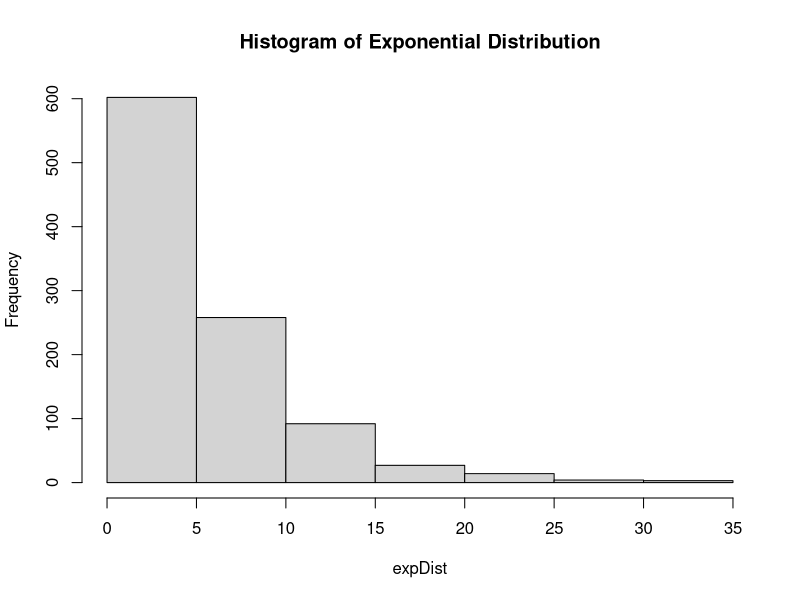
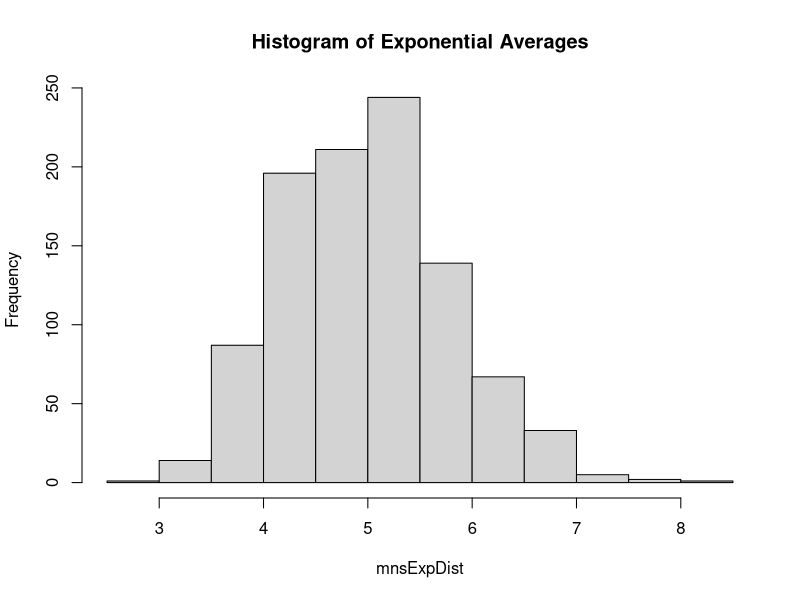
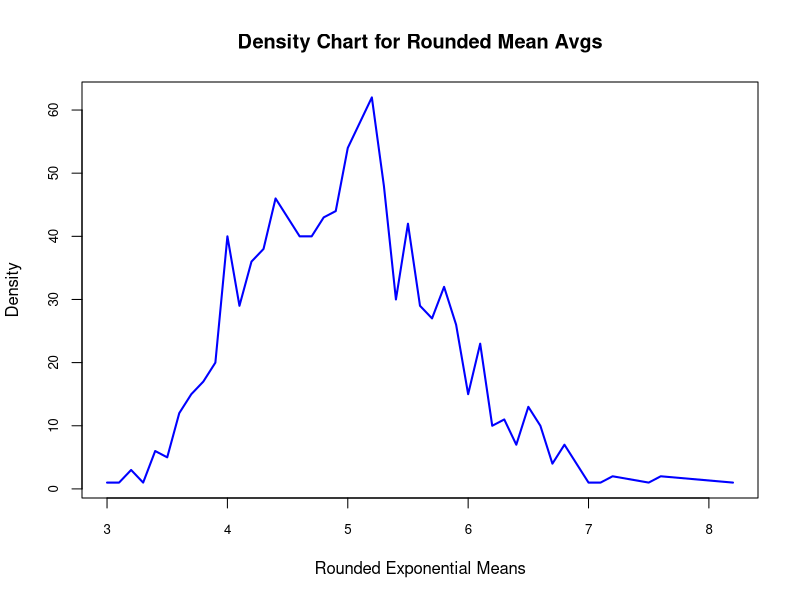

Generate these figures, in order, with R:
## ---- chunk 1
knitr::opts_chunk$set(echo = TRUE)
## ---- chunk 2


# Set parameters for our exponential distribution
n <- 1000 
lambda <- 0.2

set.seed(0)

# Generate 1,000 random deviates for an 
# exponential distribution
expDist <- rexp(n, lambda)

# Check the range of numbers in the distribution
range(expDist)

# Create a histogram of the distribution of exponentials
hist(expDist, main = "Histogram of Exponential Distribution")

## ---- chunk 3
set.seed(0)

# Reset parameters for our exponential distribution
n <- 40
lambda <- 0.2

# Generate a distribution of 1000 averages of 40 
# random deviates for an exponential distribution
# and calculate the variances in each sample
expSample = NULL
mnsExpDist = NULL
varExpDist = NULL
for (i in 1 : 1000) {
  expSample = rexp(n, lambda)
  mnsExpDist = c(mnsExpDist, mean(expSample))
  varExpDist = c(varExpDist, var(expSample))
}

# Create histogram of the distribution of exponential averages
hist(mnsExpDist, main = "Histogram of Exponential Averages")

## ---- chunk 4

# Load libraries
library(knitr)

# Calculate the mean of the exponential distribution
expDistMean <- round(mean(expDist),3)

# Calculate mean of the distribution of exponential averages
mnsDistMean <- round(mean(mnsExpDist),3)

# Calculate hypothetical mean for the exponential distribution
hypoDistMean <- 1/lambda

# Combine means in a row
rowMeans <- rbind(c(expDistMean, mnsDistMean, hypoDistMean))

# Display table of calculated means
kable(rowMeans, caption = "Comparison of Sample and Hypothetical Means", col.names = c("ExponDist","Averages","Hypothetical"), align = 'c')

## ---- chunk 5

# Load libraries
library(knitr)

# Calculate variance of the exponential distribution
expDistVariance <- round(var(expDist),3)

# Calculate variance of the distribution of exponential averages
mnsExpDistVariance <- round(mean(varExpDist),3)

# Calculate hypothetical mean for the exponential distribution
hypoDistVariance <- (1/lambda)^2

# Combine variances in a row
rowVar <- rbind(c(expDistVariance, mnsExpDistVariance, hypoDistVariance))

# Display table of calculated variances
kable(rowVar, caption = "Comparison of Sample and Hypothetical Variances", col.names = c("ExponDist","Averages","Hypothetical"), align = 'c')

## ---- chunk 6

# Standard deviation of distribution
# of exponential averages
sdMns <- sd(mnsExpDist)

# 90 quantile for distribution of 
# exponential averages
mns90quan <- qnorm(0.90, mean = mnsDistMean, sd = sdMns)

# Actual number of random deviates
# below the 90th quantile
sum(mnsExpDist < mns90quan)

# 75 quantile for distribution of 
# exponential averages
mns75quan <- qnorm(0.75, mean = mnsDistMean, sd = sdMns)

# Calculate actual number of random deviates
# below the 75th quantile
sum(mnsExpDist < mns75quan)


## ---- chunk 7

# 95% confidence interval
mnsDistMean + c(-1,1) * qnorm(0.975) * sdMns

# Mean values within the confidence interval
sum(mnsExpDist > 3.449017 & mnsExpDist < 6.530983)

## ---- chunk 8

# Round means to one decimal place
rndMeans <- round(mnsExpDist,1)

# Sorted unique mean values
x <- sort(unique(rndMeans))

# Create dataframe
df <- as.data.frame(table(rndMeans))

# Plot the densities of the means
plot(x, df$Freq, col="blue", xlab="Rounded Exponential Means", ylab="Density", type="l",lwd=2, cex=2, main="Density Chart for Rounded Mean Avgs", cex.axis=.8)

